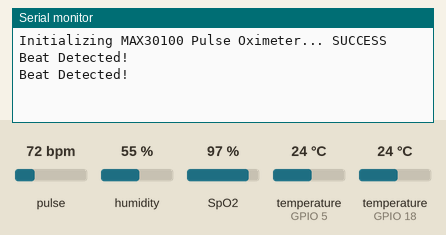
Recording of a sketch running on a simulated ESP32. Shown: the last lines printed to the serial monitor. The test bench sets the inputs (shaded band); at power-on: pulse 72 bpm, humidity 55 %, temperature (sensors on GPIO 5, GPIO 18) 24 °C, SpO2 97 %. WiFi joins after 1.5 s; servers stay silent unless stated.

Above: at 3.0 s.
3.1 s: pulse set to 42 bpm
At 4.4 s:
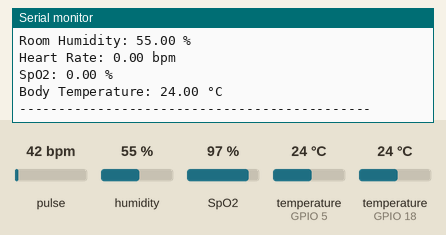
5.1 s: humidity set to 22 %
At 6.4 s:
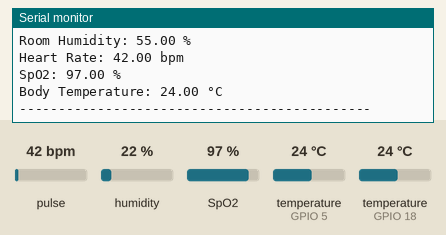
6.6 s: temperature (sensor on GPIO 5) set to 12 °C
At 8.0 s:
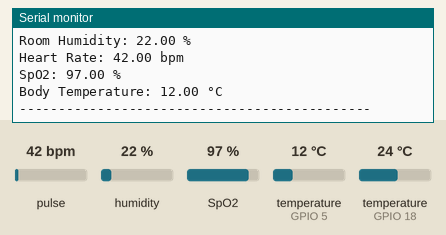
8.1 s: SpO2 set to 80 %
At 9.4 s:
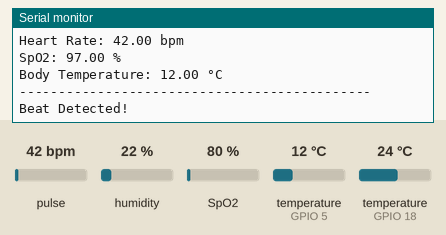
9.6 s: temperature (sensor on GPIO 18) set to 12 °C
At 10.4 s:
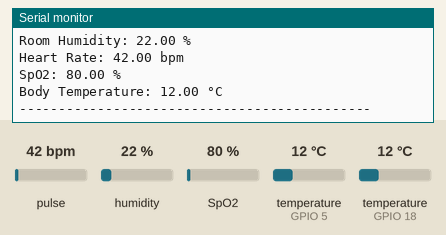
11.1 s: temperature (sensor on GPIO 5) set to 19 °C
At 12.4 s:
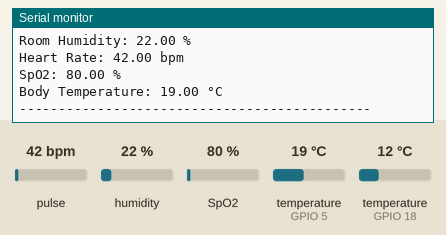
Timing chart, 0 to 13.6 s (numbered marks = the images above; inputs shaded):
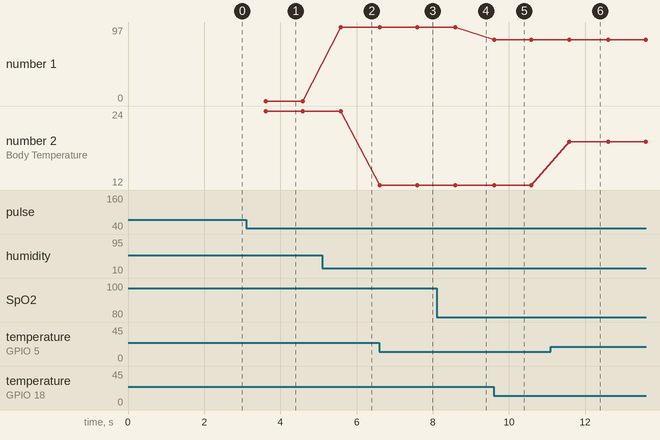

Measured:
- after the input at 6.6 s, the serial monitor: prints a new line at once (image 3)
- after the input at 11.1 s, the serial monitor: prints a new line after 0.49 s (image 6)
- plotted number 2: 24 → 12 after the input at 6.6 s, 12 → 19 after the input at 11.1 s

The sketch:

sketch_Health_Monitoring_System.ino
```cpp
// IoT Based Patient Health Monitoring System using ESP32 and Blynk

#define BLYNK_TEMPLATE_ID "YOUR_TEMPLATE_ID"
#define BLYNK_TEMPLATE_NAME "Patient Health Monitoring"
#define BLYNK_AUTH_TOKEN "YOUR_AUTH_TOKEN"

#define BLYNK_PRINT Serial

#include <WiFi.h>
#include <BlynkSimpleEsp32.h>
#include <Wire.h>

#include "MAX30100_PulseOximeter.h"

#include <OneWire.h>
#include <DallasTemperature.h>

#include "DHT.h"

// ---------------- Pin Definitions ----------------
#define DHTPIN 18
#define DHTTYPE DHT11
#define DS18B20_PIN 5

// ESP32 default I2C pins:
// SDA = GPIO 21
// SCL = GPIO 22

// ---------------- WiFi Details ----------------
char ssid[] = "YOUR_WIFI_NAME";
char pass[] = "YOUR_WIFI_PASSWORD";

// ---------------- Objects ----------------
PulseOximeter pox;
BlynkTimer timer;

DHT dht(DHTPIN, DHTTYPE);

OneWire oneWire(DS18B20_PIN);
DallasTemperature sensors(&oneWire);

// ---------------- Variables ----------------
float roomTemperature;
float roomHumidity;
float bodyTemperature;
float BPM;
float SpO2;

// ---------------- Beat Callback ----------------
void onBeatDetected() {
  Serial.println("Beat Detected!");
}

// ---------------- Send Sensor Data ----------------
void sendSensorData() {
  roomTemperature = dht.readTemperature();
  roomHumidity = dht.readHumidity();

  BPM = pox.getHeartRate();
  SpO2 = pox.getSpO2();

  sensors.requestTemperatures();
  bodyTemperature = sensors.getTempCByIndex(0);

  Serial.println("------------ Patient Health Data ------------");

  // DHT11 check
  if (isnan(roomTemperature) || isnan(roomHumidity)) {
    Serial.println("Failed to read from DHT11 sensor!");
  } else {
    Serial.print("Room Temperature: ");
    Serial.print(roomTemperature);
    Serial.println(" °C");

    Serial.print("Room Humidity: ");
    Serial.print(roomHumidity);
    Serial.println(" %");

    Blynk.virtualWrite(V3, roomTemperature);
    Blynk.virtualWrite(V4, roomHumidity);
  }

  // MAX30100 values
  Serial.print("Heart Rate: ");
  Serial.print(BPM);
  Serial.println(" bpm");

  Serial.print("SpO2: ");
  Serial.print(SpO2);
  Serial.println(" %");

  Blynk.virtualWrite(V5, BPM);
  Blynk.virtualWrite(V6, SpO2);

  // DS18B20 check
  if (bodyTemperature == DEVICE_DISCONNECTED_C) {
    Serial.println("Failed to read from DS18B20 sensor!");
  } else {
    Serial.print("Body Temperature: ");
    Serial.print(bodyTemperature);
    Serial.println(" °C");

    Blynk.virtualWrite(V7, bodyTemperature);
  }

  Serial.println("---------------------------------------------");
}

// ---------------- Setup ----------------
void setup() {
  Serial.begin(115200);

  pinMode(DHTPIN, INPUT);

  dht.begin();
  sensors.begin();

  Wire.begin(21, 22);   // SDA, SCL for ESP32

  Blynk.begin(BLYNK_AUTH_TOKEN, ssid, pass);

  Serial.print("Initializing MAX30100 Pulse Oximeter... ");

  if (!pox.begin()) {
    Serial.println("FAILED");
    while (1);
  } else {
    Serial.println("SUCCESS");
  }

  pox.setOnBeatDetectedCallback(onBeatDetected);
  pox.setIRLedCurrent(MAX30100_LED_CURR_7_6MA);

  timer.setInterval(1000L, sendSensorData);
}

// ---------------- Loop ----------------
void loop() {
  pox.update();   // Must run very frequently
  Blynk.run();
  timer.run();
}
```
